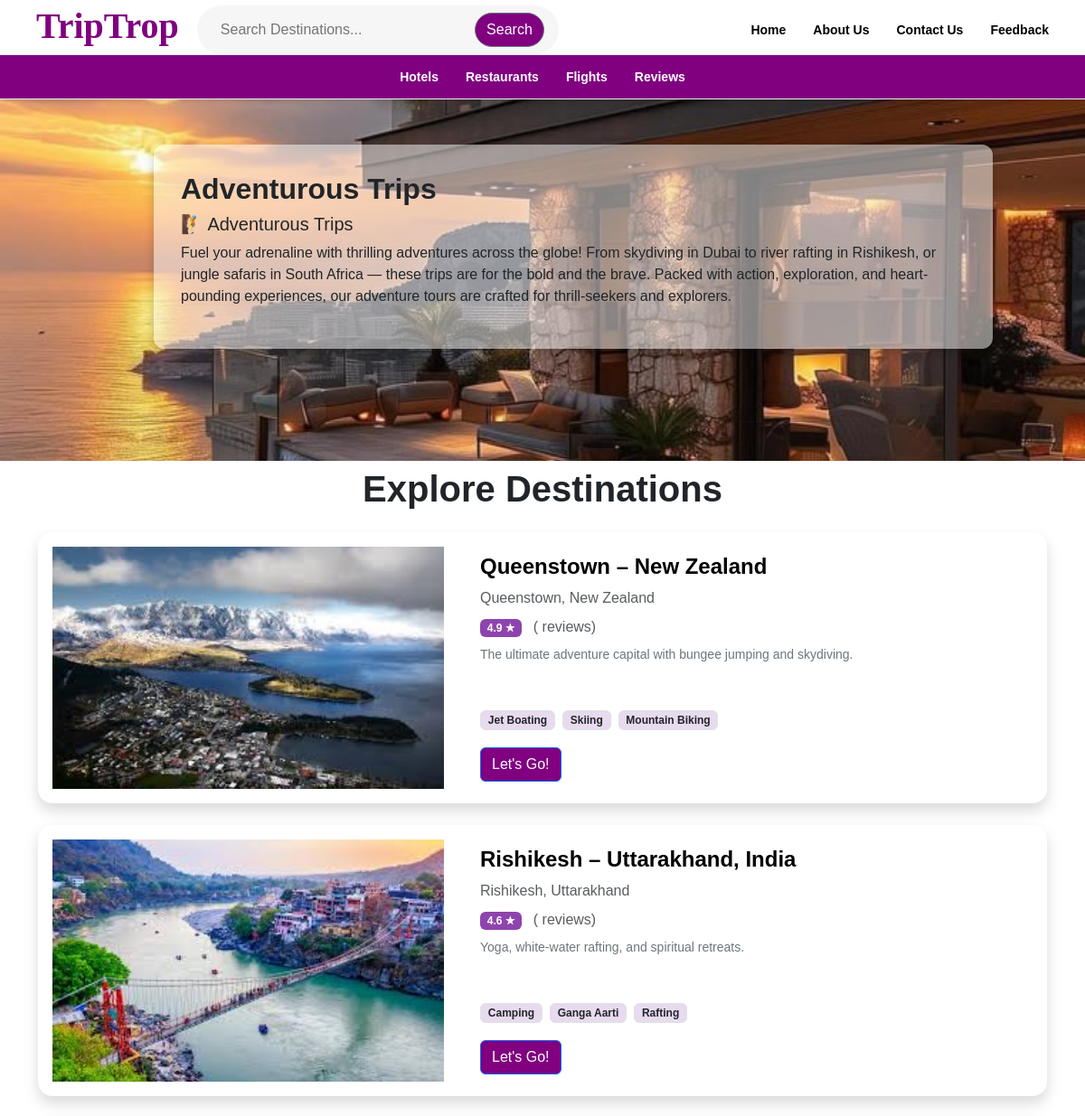
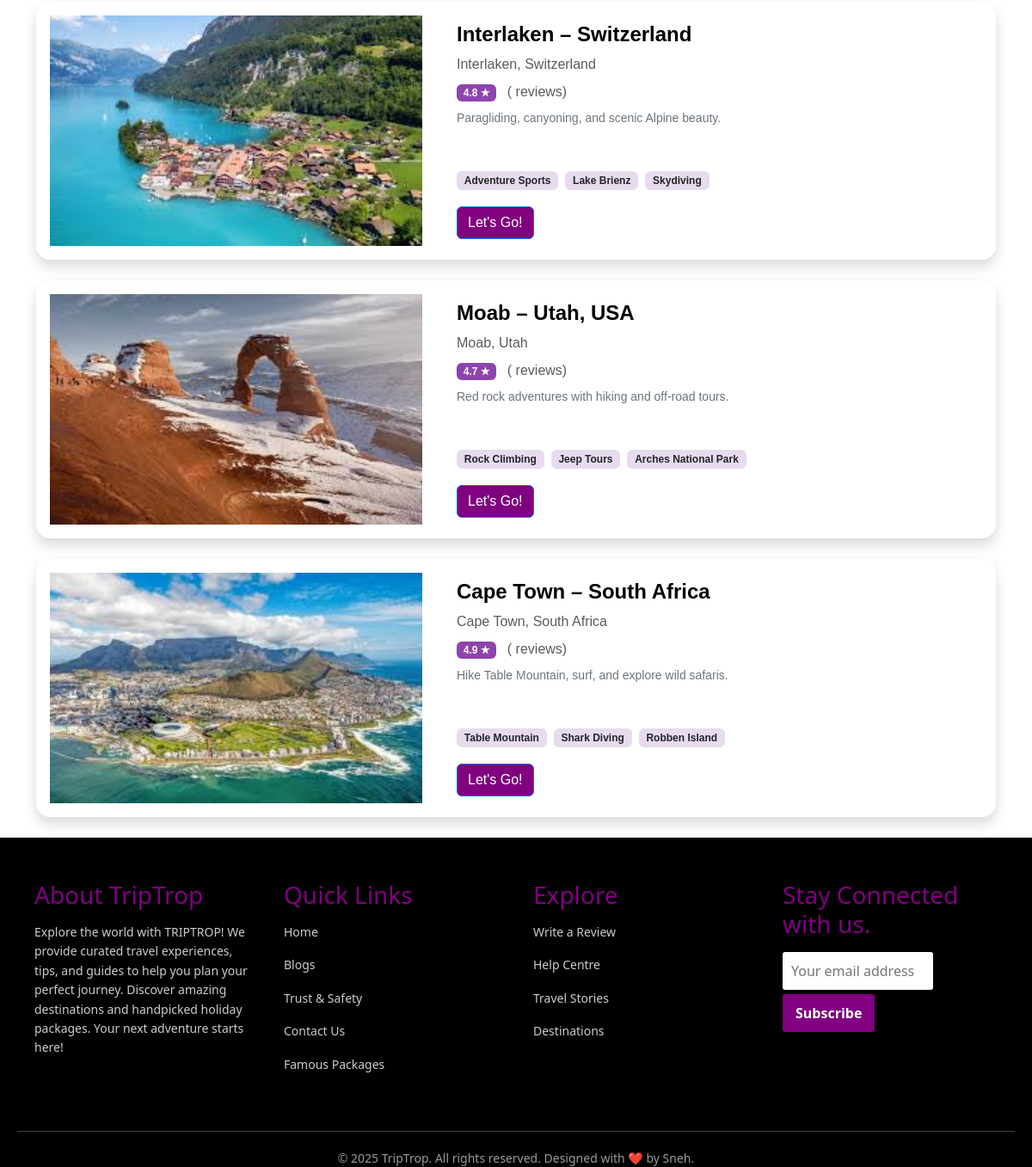
Page /a/ on the committed database (2 pictures, top to bottom).
### myapp/models.py (models this page shows)
class Destination(models.Model):
    id = models.AutoField(primary_key=True)
    name = models.CharField(max_length=100)
    place = models.CharField(max_length=100, default="")
    rating = models.CharField(max_length=50)
    views = models.CharField(max_length=50)
    description = models.TextField()
    wow = models.TextField()
    woww = models.TextField()
    wowww = models.TextField()
    location = models.CharField(max_length=100)
    image = models.ImageField(upload_to='destinations/', blank=True, null=True)
    para = models.TextField(null=True)
    category = models.ForeignKey(Category, on_delete=models.SET_NULL, null=True)
    sub_category = models.ForeignKey(SubCategory, on_delete=models.SET_NULL, null=True)
    price = models.CharField(max_length=50, default='')
    def __str__(self):
        return self.name

### myapp/views.py (the view)
# urls.py: path('a/', views.a, name="a"),
def a(request):
    a_categories = SubCategory.objects.filter(name__iexact='Adventurous Trips')
    print("Luxury Categories:", a_categories)
    destinations = Destination.objects.filter(sub_category__in=a_categories)
    print("Destinations:", destinations)
    return render(request, 'shop/a.html', {
        'destinations': destinations,
        'sub_category': a_categories,
    })

### myapp/models.py (called while the page is built)
    def __str__(self):
        return self.name

### myapp/templates/shop/a.html (shortened to what this page needs)
{% extends 'shop/basic.html' %}
{% load static %}
{% block body %}
  <div class="hero-container">
  <div class="blur-background"></div>
  <div class="overlay-content">
    <div class="text-box">
      <h2><b>Adventurous Trips</b></h2>
      <h5>🧗 Adventurous Trips</h5>
      <p>Fuel your adrenaline with thrilling adventures across the globe! From skydiving in Dubai to river rafting in Rishikesh, or jungle safaris in South Africa — these trips are for the bold and the brave. Packed with action, exploration, and heart-pounding experiences, our adventure tours are crafted for thrill-seekers and explorers.</p>
    </div>
  </div>
  <div> <hr style="margin: 50px 100px 50px 100px;"></div>
      <h1 style="text-align:center;"><b> Explore Destinations</b></h1>
{% for dest in destinations %}
<div class="container my-4">
  <div class="card shadow rounded-4 overflow-hidden border-0">
    <div class="row g-0">
      <div class="col-md-5 d-flex align-items-center">
        {% if dest.image %}
  <img src="{{ dest.image.url }}" class="img-fluid rounded-4 p-3" alt="Hotel Image" style="object-fit: cover; width: 100%; height: 300px;">
{% else %}
  <img src="{% static 'default.jpg' %}" class="img-fluid rounded-4 p-3" alt="Default Image" style="object-fit: cover; width: 100%; height: 300px;">
{% endif %}
      </div>
      <div class="col-md-7 p-4 d-flex flex-column justify-content-between">
        <div>
          <h4 class="fw-bold">{{ dest.place }}</h4>
          <p class="text-muted mb-2"> {{ dest.location }}</p>
          <div class="mb-2">
            <span class="badge" style="background-color: #8e44ad;">{{ dest.rating }} ★</span>
            <span class="ms-2 text-muted">({{ dest.reviews }} reviews)</span>
          </div>
          <p class="small text-secondary">{{ dest.description }}</p>
        </div>
        <div class="d-flex flex-wrap gap-2 mt-3">
          {% if dest.wow %}
          <span class="badge text-dark border" style="background-color:#e8daef;"> {{ dest.wow }}</span>
          {% endif %}
          {% if dest.woww %}
          <span class="badge text-dark border" style="background-color:#e8daef;"> {{ dest.woww }}</span>
          {% endif %}
          {% if dest.wowww %}
          <span class="badge text-dark border" style="background-color:#e8daef;"> {{ dest.wowww }}</span>
          {% endif %}
        </div>
<div>
          <a href="/booking/{{ dest.id }}" class="btn btn-primary" style="background-color:#800080; ">Let's Go!</a>
          </div>
      </div>
    </div>
  </div>
</div>
{% empty %}
  <p class="text-center text-muted">No destinations available at the moment.</p>
{% endfor %}
</div>
{% endblock %}

### rows in the picture
Destination: image (picture), place "Queenstown – New Zealand", location "Queenstown, New Zealand", rating "4.9", description "The ultimate adventure capital with bungee jumping and skydiving.", wow "Jet Boating", woww "Skiing", wowww "Mountain Biking"
Destination: image (picture), place "Rishikesh – Uttarakhand, India", location "Rishikesh, Uttarakhand", rating "4.6", description "Yoga, white-water rafting, and spiritual retreats.", wow "Camping", woww "Ganga Aarti", wowww "Rafting"
Destination: image (picture), place "Interlaken – Switzerland", location "Interlaken, Switzerland", rating "4.8", description "Paragliding, canyoning, and scenic Alpine beauty.", wow "Adventure Sports", woww "Lake Brienz", wowww "Skydiving"
Destination: image (picture), place "Moab – Utah, USA", location "Moab, Utah", rating "4.7", description "Red rock adventures with hiking and off-road tours.", wow "Rock Climbing", woww "Jeep Tours", wowww "Arches National Park"
Destination: image (picture), place "Cape Town – South Africa", location "Cape Town, South Africa", rating "4.9", description "Hike Table Mountain, surf, and explore wild safaris.", wow "Table Mountain", woww "Shark Diving", wowww "Robben Island"
